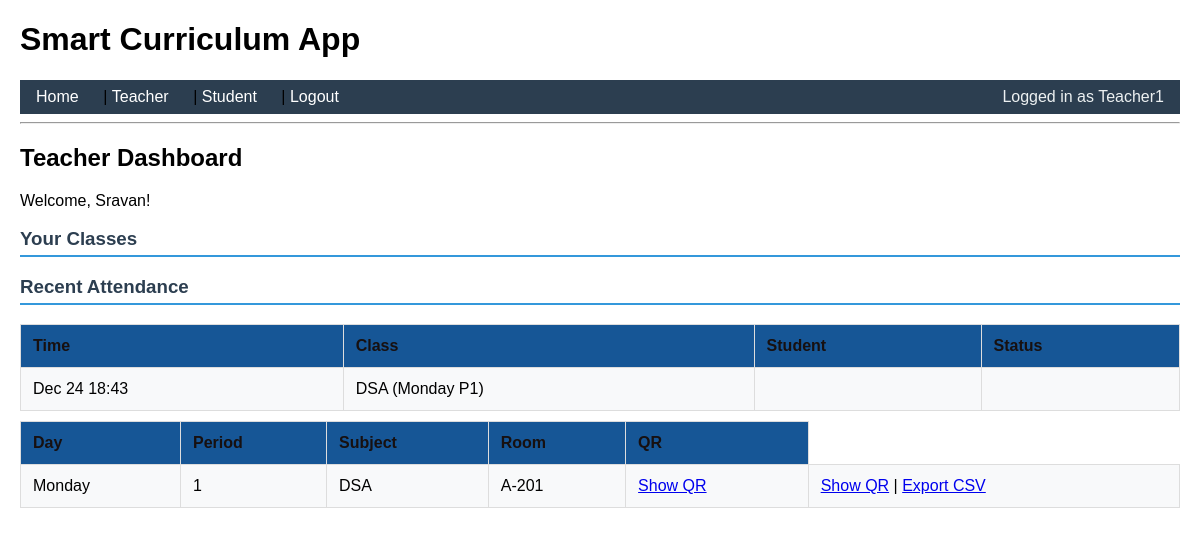
Screenshot of /teacher/ (signed in) with the database file from the repository.
### core/models.py (models this page shows, shortened)
class Attendance(models.Model):
    student = models.ForeignKey(Student, on_delete=models.CASCADE)
    timetable_entry = models.ForeignKey(TimetableEntry, on_delete=models.CASCADE)
    date = models.DateField()
    marked_at = models.DateTimeField(auto_now_add=True)
    method = models.CharField(
        max_length=20,
        choices=(
            ("QR", "QR"),
            ("BT", "Bluetooth"),
            ("WIFI", "WiFi"),
            ("FACE", "Face"),
        ),
        default="QR",
    )
    present = models.BooleanField(default=True)
    class Meta:
        unique_together = ("student", "timetable_entry", "date")

class TimetableEntry(models.Model):
    day = models.CharField(max_length=10)  # e.g. Monday
    period = models.IntegerField()         # 1,2,3...
    subject = models.CharField(max_length=100)
    room = models.CharField(max_length=20, blank=True)
    teacher = models.ForeignKey(User, on_delete=models.CASCADE, related_name="classes")

### core/views.py (the view)
# urls.py: path("teacher/", views.teacher_dashboard, name="teacher_dashboard"),
@login_required
def teacher_dashboard(request):
    classes = TimetableEntry.objects.filter(
        teacher=request.user
    ).order_by("day", "period")
    recent_attendance = Attendance.objects.filter(
        timetable_entry__teacher=request.user,
        marked_at__gte=timezone.now() - timedelta(days=7),  # <— change here
    ).select_related("student", "timetable_entry").order_by("-marked_at")[:20]
    context = {
        "classes": classes,
        "recent_attendance": recent_attendance,
    }
    return render(request, "core/teacher_dashboard.html", context)

### core/templates/core/teacher_dashboard.html
{% extends "core/base.html" %}
{% block content %}
<h2>Teacher Dashboard</h2>
<p>Welcome, {{ request.user.get_full_name|default:request.user.username }}!</p>
<h3>Your Classes</h3>
<h3>Recent Attendance</h3>
{% if recent_attendance %}
<table>
  <tr>
    <th>Time</th>
    <th>Class</th>
    <th>Student</th>
    <th>Status</th>
  </tr>
  {% for a in recent_attendance %}
  <tr>
    <td>{{ a.marked_at|date:"M d H:i" }}</td>
    <td>{{ a.timetable_entry.subject }} ({{ a.timetable_entry.day }} P{{ a.timetable_entry.period }})</td>
    <td>{{ a.student.name }}</td>
    <td>{{ a.status }}</td>
  </tr>
  {% endfor %}
</table>
{% else %}
<p>No attendance recorded in the last 7 days.</p>
{% endif %}
{% if classes %}
<table>
    <tr>
        <th>Day</th>
        <th>Period</th>
        <th>Subject</th>
        <th>Room</th>
        <th>QR</th>
    </tr>
    {% for c in classes %}
    <tr>
        <td>{{ c.day }}</td>
        <td>{{ c.period }}</td>
        <td>{{ c.subject }}</td>
        <td>{{ c.room }}</td>
        <td><a href="{% url 'class_qr' c.id %}" target="_blank">Show QR</a><td>
  <a href="{% url 'class_qr' c.id %}" target="_blank">Show QR</a> |
  <a href="{% url 'export_class_attendance' c.id %}">Export CSV</a>
</td>
    </td>
    </tr>
    {% endfor %}
</table>
{% else %}
<p>No classes assigned to you yet.</p>
{% endif %}
{% endblock %}

### core/templates/core/base.html (shortened to what this page needs)
<!DOCTYPE html>
<html lang="en">
<head>
</head>
<body>
    <h1>Smart Curriculum App</h1>
  <nav style="background: #2c3e50 !important;">
  <a href="{% url 'home' %}">Home</a>
  {% if request.user.is_authenticated %}
    |
    <a href="{% url 'teacher_dashboard' %}">Teacher</a>
    |
    <a href="{% url 'student_dashboard' %}">Student</a>
    |
    <a href="{% url 'logout' %}?next=/">Logout</a>
    <span style="float:right;">Logged in as {{ request.user.username }}</span>
  {% else %}
    |
    <a href="{% url 'login' %}">Login</a>
  {% endif %}
</nav>
    <hr>
    {% block content %}{% endblock %}
</body>
</html>

### core/templates/core/base.html (style rules this page uses)
body { font-family: Arial, sans-serif; margin: 20px; }
table { border-collapse: collapse; width: 100%; margin: 10px 0; }
th, td { border: 1px solid #ddd; padding: 12px; text-align: left; }
th { background: #165696; color: rgb(23, 16, 16); font-weight: bold; }
tr:nth-child(even) { background: #f8f9fa; }
nav { background: #2c3e50 !important; padding: 8px 16px; }
nav a { color: white !important; text-decoration: none; margin-right: 20px; font-weight: 500; }
nav span { color: #ecf0f1 !important; }
h3 { color: #2c3e50; border-bottom: 2px solid #3498db; padding-bottom: 5px; }

### rows the page displays
Attendance: marked_at "Dec 24 18:43", timetable_entry.subject "DSA", timetable_entry.day "Monday", timetable_entry.period "1"
TimetableEntry: day "Monday", period "1", subject "DSA", room "A-201"

### other values shown
{{ request.user.username }} "Teacher1"
{{ request.user.get_full_name|default:request.user.username }} "Sravan"
